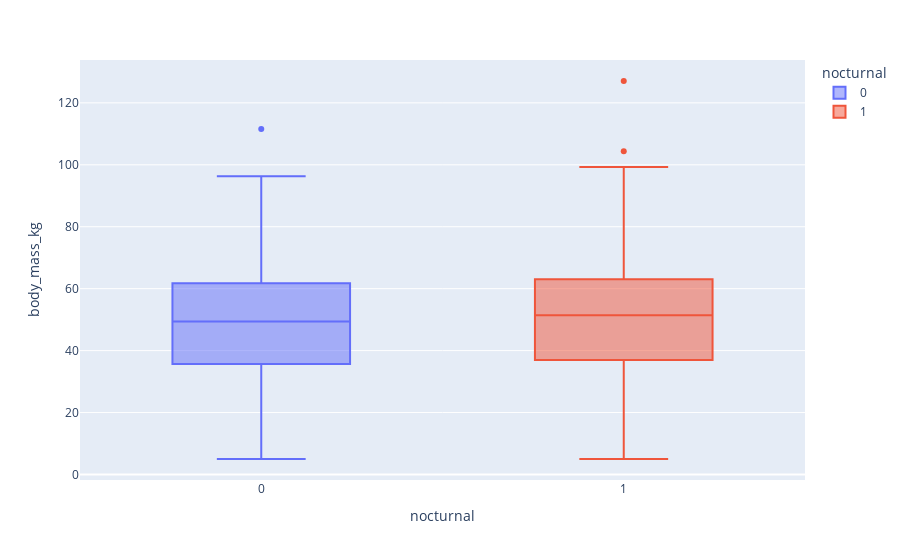

This figure's notebook cell:
### Markdown cell above
## Box Plot para analise

### Code cell
# Plot de distribuição (Box Plot) por nocturnal e body_mass_kg
px.box(df_eda, x='nocturnal', y='body_mass_kg', color='nocturnal')

### Figure 1 — Plotly figure (JSON) as saved in the notebook; plotly's stock layout.template omitted (floating-point values rounded to 4 significant figures; data arrays with more than 128 entries replaced by an {"elided": "..."} marker saying what was removed)
{"data": [{"alignmentgroup": "True", "hovertemplate": "nocturnal=%{x}<br>body_mass_kg=%{y}<extra></extra>", "legendgroup": "0", "marker": {"color": "#636efa"}, "name": "0", "notched": false, "offsetgroup": "0", "orientation": "v", "showlegend": true, "type": "box", "x": {"elided": "372 int values"}, "x0": " ", "xaxis": "x", "y": {"elided": "372 float values"}, "y0": " ", "yaxis": "y"}, {"alignmentgroup": "True", "hovertemplate": "nocturnal=%{x}<br>body_mass_kg=%{y}<extra></extra>", "legendgroup": "1", "marker": {"color": "#EF553B"}, "name": "1", "notched": false, "offsetgroup": "1", "orientation": "v", "showlegend": true, "type": "box", "x": {"elided": "228 int values"}, "x0": " ", "xaxis": "x", "y": {"elided": "228 float values"}, "y0": " ", "yaxis": "y"}], "layout": {"boxmode": "overlay", "legend": {"title": {"text": "nocturnal"}, "tracegroupgap": 0}, "margin": {"t": 60}, "xaxis": {"anchor": "y", "categoryarray": [0, 1], "categoryorder": "array", "domain": [0, 1], "title": {"text": "nocturnal"}}, "yaxis": {"anchor": "x", "domain": [0, 1], "title": {"text": "body_mass_kg"}}}}
